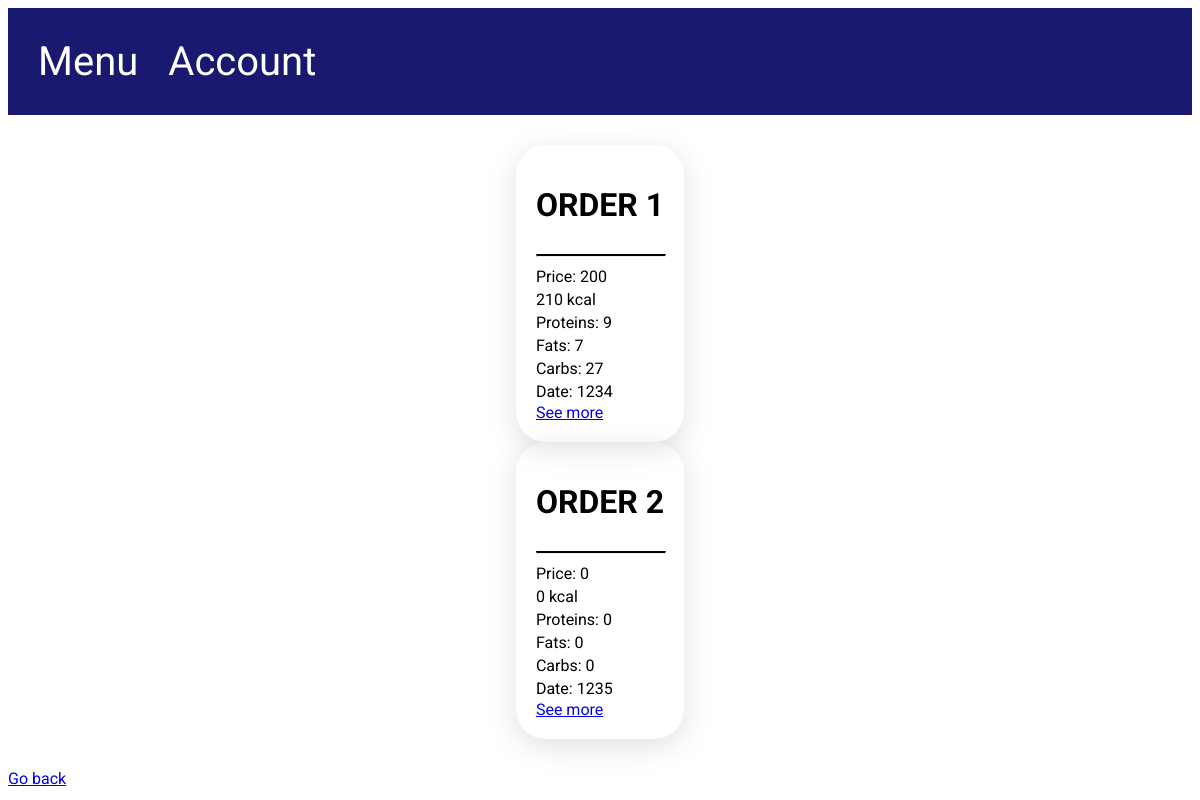
The app's page /user/orders (signed in), older data.
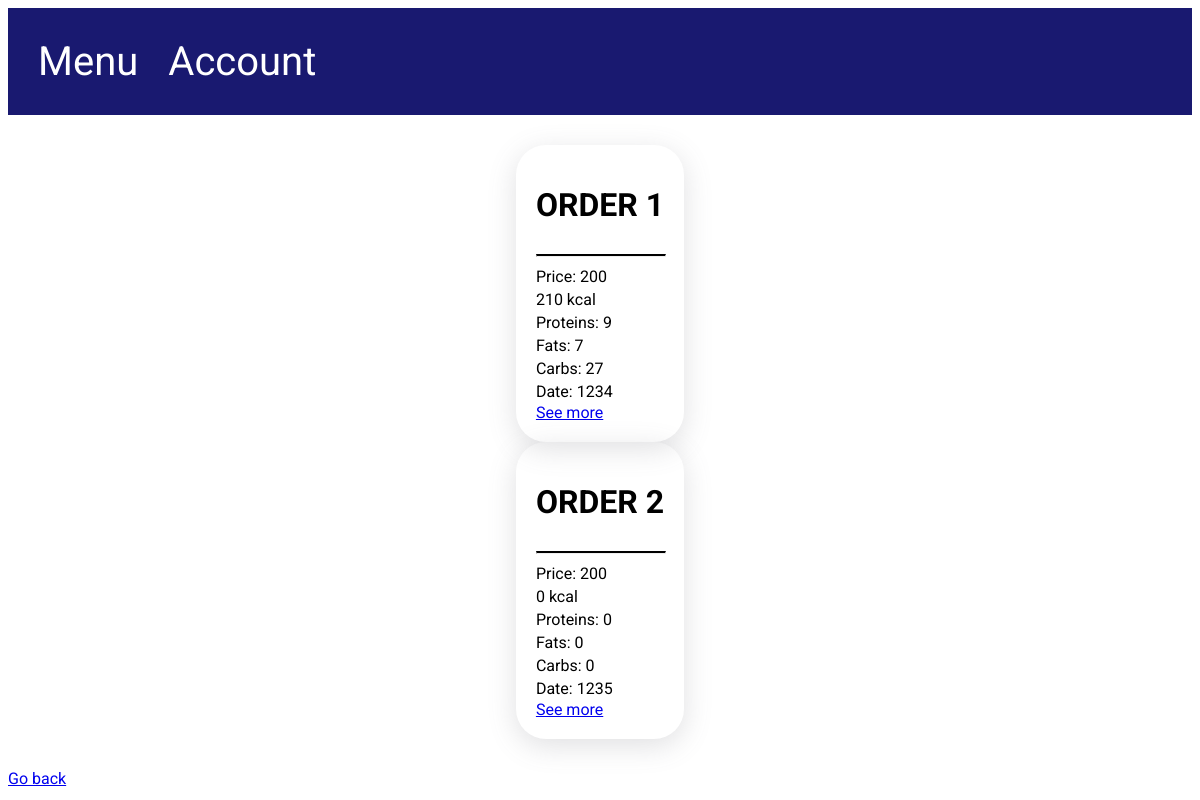
The same page, newer data.
### tables this page shows
CREATE TABLE "user_order" (
	"id"	INTEGER NOT NULL UNIQUE,
	"user_id"	INTEGER NOT NULL,
	"address_id"	INTEGER NOT NULL,
	"order_price"	TEXT NOT NULL DEFAULT 0,
	"order_kcal"	INTEGER NOT NULL DEFAULT 0,
	"order_proteins"	INTEGER NOT NULL DEFAULT 0,
	"order_fats"	INTEGER NOT NULL DEFAULT 0,
	"order_carbs"	INTEGER NOT NULL DEFAULT 0,
	"comment"	TEXT,
	"order_date"	TEXT NOT NULL,
	"order_rate"	TEXT,
	"order_status"	INTEGER NOT NULL DEFAULT 0,
	PRIMARY KEY("id" AUTOINCREMENT),
	FOREIGN KEY("address_id") REFERENCES "address"("id")
);

### app.py (the view)
@app.route('/user/orders', methods=['GET'])
def user_orders_history():
    if session.get("user_id") is None:
        return app.redirect("/user/sign_in")
    with SQLiteDB("dish.db") as db:
        orders = db.select_from("user_order", ["id", "order_price", "order_kcal", "order_proteins", "order_fats",
                                               "order_carbs", "order_date"], {"user_id": session["user_id"],
                                                                              "order_status": 3})
    return render_template("user_orders.html", orders=orders)

### functions.py (called while the page is built)
def dict_factory(cursor, row):
    d = {}
    for idx, col in enumerate(cursor.description):
        d[col[0]] = row[idx]
    return d

    def __enter__(self):
        return self

    def __exit__(self, exc_type, exc_val, exc_tb):
        self.con.commit()
        self.con.close()

    def sql_query(self, query: str):
        answer = self.cur.execute(query)
        return answer.fetchall()

    def select_from(self, table_name: str, columns: list, where: dict = None,
                    join_table: str = None, join_columns: tuple = None):
        columns = ", ".join(columns)
        query = f"SELECT {columns} FROM {table_name}"
        if join_table:
            join_table = f" JOIN {join_table} on {join_table}.{join_columns[0]} = {table_name}.{join_columns[1]}"
            query += join_table
        if where:
            where = " WHERE " + " AND ".join([f"{key} = '{value}'" for key, value in where.items()])
            query += where
        return self.sql_query(query)

### templates/user_orders.html
{% extends 'base.html' %}
{% block content %}
    <div class="container user_page">
        {% for order in orders %}
            <div class="content-holder orders">
                <h1>ORDER {{ loop.index }}</h1>
                <hr class="line">
                <p>
                    Price: {{ order.order_price }}
                </p>
                <p>
                    {{ order.order_kcal }} kcal
                </p>
                <p>
                    Proteins: {{ order.order_proteins }}
                </p>
                <p>
                    Fats: {{ order.order_fats }}
                </p>
                <p>
                    Carbs: {{ order.order_carbs }}
                </p>
                <p>
                    Date: {{ order.order_date }}
                </p>
                <a href="/user/orders/{{ order.id }}"> See more </a>
            </div>
        {% endfor %}
    </div>
    <a href="/user"> Go back </a>
{% endblock %}

Row changes from the older to the newer data that the page shows:
changed user_order (number 2 of 2 on the later page): order_price "0" → "200"
